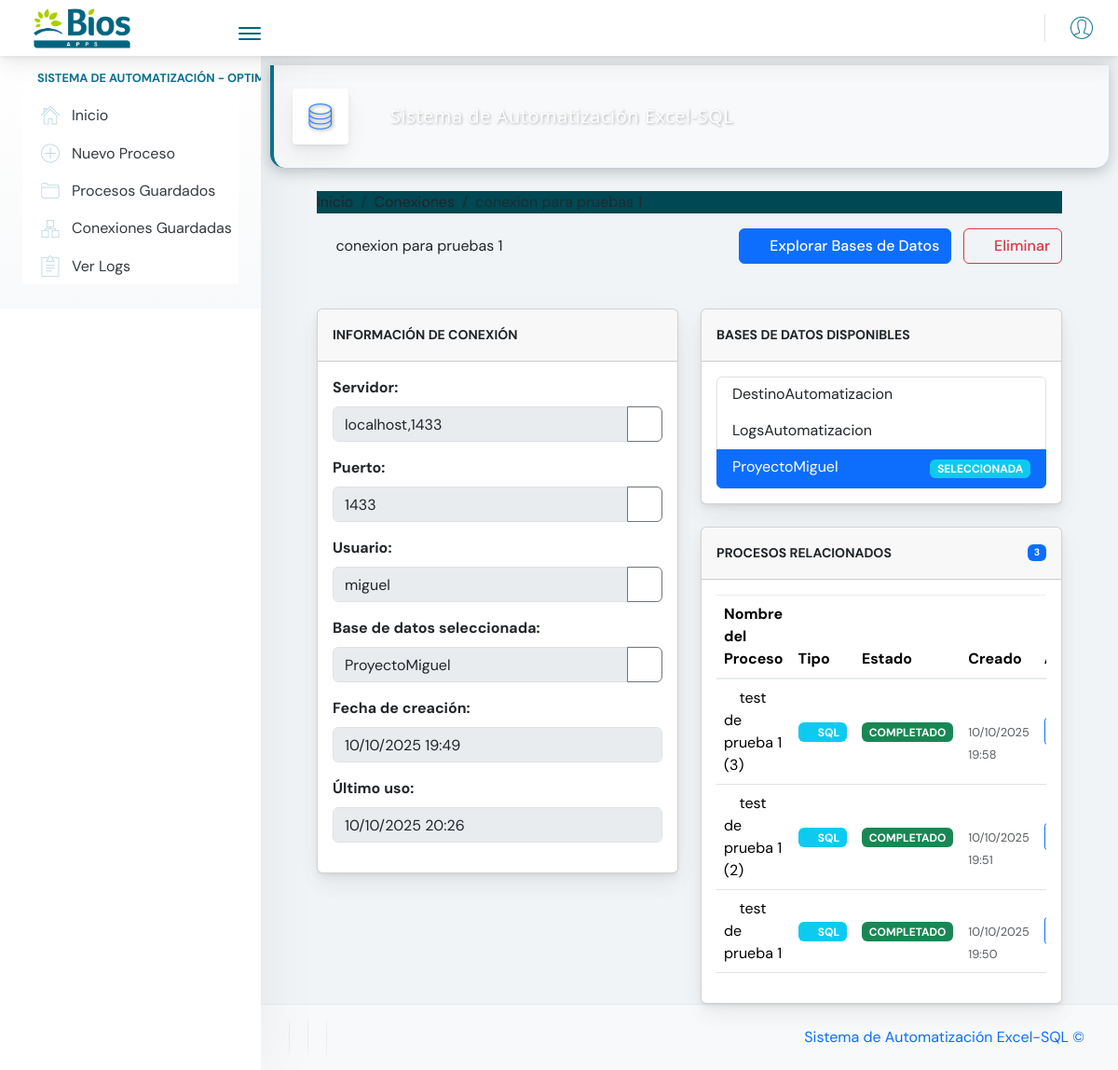
Screenshot of /automatizacion/sql/connection/74/ with the database file from the repository.
### automatizacion/models.py (models this page shows, shortened)
class DatabaseConnection(models.Model):
    name = models.CharField(max_length=100, unique=True)
    server = models.CharField(max_length=255)
    username = models.CharField(max_length=100)
    password = models.CharField(max_length=255)
    port = models.IntegerField(default=1433)
    created_at = models.DateTimeField(auto_now_add=True)
    last_used = models.DateTimeField(null=True, blank=True)
    selected_database = models.CharField(max_length=100, blank=True, null=True)
    available_databases = models.JSONField(null=True, blank=True)

class MigrationProcess(models.Model):
    STATUS_CHOICES = [
        ('draft', 'Borrador'),
        ('db_selected', 'Base de datos seleccionada'),
        ('tables_selected', 'Tablas seleccionadas'),
        ('columns_selected', 'Columnas seleccionadas'),
        ('configured', 'Configurado'),
        ('validated', 'Validado'),
        ('ready', 'Listo para ejecutar'),
        ('running', 'En ejecución'),
        ('completed', 'Completado'),
        ('failed', 'Fallido'),
    ]
    name = models.CharField(max_length=255, unique=True)
    description = models.TextField(blank=True, null=True)
    source = models.ForeignKey(DataSource, on_delete=models.CASCADE, related_name='processes')
    selected_sheets = models.JSONField(null=True, blank=True)  # Lista de hojas seleccionadas
    selected_database = models.CharField(max_length=100, blank=True, null=True)  # Base de datos seleccionada
    selected_tables = models.JSONField(null=True, blank=True)  # Lista de tablas seleccionadas
    selected_columns = models.JSONField(null=True, blank=True)  # Dict de columnas seleccionadas por tabla/hoja
    column_mappings = models.JSONField(null=True, blank=True)  # Dict de mapeos: {'tabla': {'nombre_original': 'nombre_personalizado'}}
    target_db_name = models.CharField(max_length=100, default='DestinoAutomatizacion')
    target_db_connection = models.ForeignKey(DatabaseConnection, on_delete=models.SET_NULL, null=True, blank=True, related_name='target_processes')
    target_table = models.CharField(max_length=100, blank=True, null=True)  # Tabla de destino
    status = models.CharField(max_length=20, choices=STATUS_CHOICES, default='draft')
    created_at = models.DateTimeField(auto_now_add=True)
    updated_at = models.DateTimeField(auto_now=True)  # Se actualiza automáticamente en cada save()
    last_run = models.DateTimeField(null=True, blank=True)
    allow_rollback = models.BooleanField(default=True)
    last_checkpoint = models.JSONField(null=True, blank=True)  # Para almacenar puntos de restauración
    type_configuration = models.JSONField(null=True, blank=True)  # Configuración de tipos SQL inferidos por columna
    types_inferred_at = models.DateTimeField(null=True, blank=True)  # Timestamp de cuándo se infirieron los tipos
    def save(self, *args, **kwargs):
        """
        Sobrescribe el método save() para sincronizar automáticamente con SQL Server.

        Cada vez que un proceso se crea o modifica en Django, se refleja también
        en la tabla dbo.ProcesosGuardados de SQL Server para trazabilidad.

        ⚠️ Importante: La sincronización ocurre DESPUÉS del save en Django,
        por lo que si falla la sincronización con SQL Server, el proceso igual
        quedará guardado en Django (modelo robusto).
        """
        super().save(*args, **kwargs)
        try:
            from .process_sync import sync_process_to_sqlserver
            if self._state.adding:
                observaciones = f"Proceso creado en Django (ID Django: {self.id})"
            else:
                observaciones = f"Proceso actualizado en Django (ID Django: {self.id})"
            exito, mensaje, proceso_id_sql = sync_process_to_sqlserver(
                self,
                usuario='sistema',
                observaciones=observaciones
            )
            if exito:
                print(f"✅ Sincronización SQL Server exitosa: {mensaje}")
            else:
                print(f"⚠️ Advertencia: No se pudo sincronizar con SQL Server: {mensaje}")
        except Exception as e:
            print(f"⚠️ Error inesperado sincronizando con SQL Server: {str(e)}")
            import logging
            logger = logging.getLogger(__name__)
            logger.error(f"Error sincronizando proceso {self.name} con SQL Server", exc_info=True)

### automatizacion/views.py (the view)
# urls.py: path('sql/connection/<int:connection_id>/', views.view_connection, name='view_connection'),
@log_operation("Vista de conexiÃ³n SQL")
def view_connection(request, connection_id):
    connection = get_object_or_404(DatabaseConnection, pk=connection_id)
    related_processes = MigrationProcess.objects.filter(
        source__connection=connection
    ).select_related('source').order_by('-created_at')
    context = {
        'connection': connection,
        'related_processes': related_processes,
        'process_count': related_processes.count()
    }
    return render(request, 'automatizacion/view_connection.html', context)

### proyecto_automatizacion/templates/automatizacion/view_connection.html (shortened to what this page needs)
{% extends "base.html" %}
{% block content %}
<div class="row mb-4">
    <div class="col-md-12">
        <nav aria-label="breadcrumb">
            <ol class="breadcrumb">
                <li class="breadcrumb-item"><a href="{% url 'automatizacion:index' %}">Inicio</a></li>
                <li class="breadcrumb-item"><a href="{% url 'automatizacion:list_connections' %}">Conexiones</a></li>
                <li class="breadcrumb-item active">{{ connection.name }}</li>
            </ol>
        </nav>
        <div class="d-flex justify-content-between align-items-center mb-4">
            <h2><i class="fas fa-database me-2"></i>{{ connection.name }}</h2>
            <div>
                <a href="{% url 'automatizacion:list_sql_databases' connection.id %}" class="btn btn-primary">
                    <i class="fas fa-table me-2"></i>Explorar Bases de Datos
                </a>
                <a href="#" class="btn btn-outline-danger ms-2" data-bs-toggle="modal" data-bs-target="#deleteModal">
                    <i class="fas fa-trash me-2"></i>Eliminar
                </a>
            </div>
        </div>
    </div>
</div>
<div class="row">
    <div class="col-md-6">
        <div class="card mb-4">
            <div class="card-header">
                <h5 class="mb-0">Información de Conexión</h5>
            </div>
            <div class="card-body">
                <div class="mb-3">
                    <label class="form-label fw-bold">Servidor:</label>
                    <div class="input-group">
                        <input type="text" class="form-control" value="{{ connection.server }}" readonly>
                        <button class="btn btn-outline-secondary copy-btn" type="button" data-value="{{ connection.server }}">
                            <i class="fas fa-copy"></i>
                        </button>
                    </div>
                </div>
                <div class="mb-3">
                    <label class="form-label fw-bold">Puerto:</label>
                    <div class="input-group">
                        <input type="text" class="form-control" value="{{ connection.port }}" readonly>
                        <button class="btn btn-outline-secondary copy-btn" type="button" data-value="{{ connection.port }}">
                            <i class="fas fa-copy"></i>
                        </button>
                    </div>
                </div>
                <div class="mb-3">
                    <label class="form-label fw-bold">Usuario:</label>
                    <div class="input-group">
                        <input type="text" class="form-control" value="{{ connection.username }}" readonly>
                        <button class="btn btn-outline-secondary copy-btn" type="button" data-value="{{ connection.username }}">
                            <i class="fas fa-copy"></i>
                        </button>
                    </div>
                </div>
                <div class="mb-3">
                    <label class="form-label fw-bold">Base de datos seleccionada:</label>
                    <div class="input-group">
                        <input type="text" class="form-control" value="{{ connection.selected_database|default:'Ninguna' }}" readonly>
                        {% if connection.selected_database %}
                        <button class="btn btn-outline-secondary copy-btn" type="button" data-value="{{ connection.selected_database }}">
                            <i class="fas fa-copy"></i>
                        </button>
                        {% endif %}
                    </div>
                </div>
                <div class="mb-3">
                    <label class="form-label fw-bold">Fecha de creación:</label>
                    <div class="input-group">
                        <input type="text" class="form-control" value="{{ connection.created_at|date:'d/m/Y H:i' }}" readonly>
                    </div>
                </div>
                <div class="mb-3">
                    <label class="form-label fw-bold">Último uso:</label>
                    <div class="input-group">
                        <input type="text" class="form-control" value="{{ connection.last_used|date:'d/m/Y H:i'|default:'Nunca' }}" readonly>
                    </div>
                </div>
            </div>
        </div>
    </div>
    <div class="col-md-6">
        <div class="card mb-4">
            <div class="card-header">
                <h5 class="mb-0">Bases de Datos Disponibles</h5>
            </div>
            <div class="card-body">
                {% if connection.available_databases %}
                    <div class="list-group">
                        {% for db in connection.available_databases %}
                            <a href="{% url 'automatizacion:select_database' connection.id %}?selected_database={{ db }}"
                                class="list-group-item list-group-item-action {% if connection.selected_database == db %}active{% endif %}">
                                <div class="d-flex w-100 justify-content-between align-items-center">
                                    <h6 class="mb-1">{{ db }}</h6>
                                    {% if connection.selected_database == db %}
                                        <span class="badge bg-info">Seleccionada</span>
                                    {% endif %}
                                </div>
                            </a>
                        {% endfor %}
                    </div>
                {% else %}
                    <div class="alert alert-warning">
                        No hay bases de datos disponibles o no se ha realizado una conexión exitosa.
                    </div>
                {% endif %}
            </div>
        </div>
        <div class="card">
            <div class="card-header d-flex justify-content-between align-items-center">
                <h5 class="mb-0">Procesos Relacionados</h5>
                <span class="badge bg-primary">{{ process_count }}</span>
            </div>
            <div class="card-body">
                {% if related_processes %}
                    <div class="table-responsive">
                        <table class="table table-hover">
                            <thead>
                                <tr>
                                    <th>Nombre del Proceso</th>
                                    <th>Tipo</th>
                                    <th>Estado</th>
                                    <th>Creado</th>
                                    <th>Acciones</th>
                                </tr>
                            </thead>
                            <tbody>
                                {% for process in related_processes %}
                                <tr>
                                    <td>
                                        <a href="{% url 'automatizacion:view_process' process.id %}" class="text-decoration-none">
                                            <i class="fas fa-cog me-1"></i>{{ process.name }}
                                        </a>
                                    </td>
                                    <td>
                                        {% if process.source.source_type == 'sql' %}
                                            <span class="badge bg-info">
                                                <i class="fas fa-database me-1"></i>SQL
                                            </span>
                                        {% elif process.source.source_type == 'excel' %}
                                            <span class="badge bg-success">
                                                <i class="fas fa-file-excel me-1"></i>Excel
                                            </span>
                                        {% else %}
                                            <span class="badge bg-secondary">
                                                <i class="fas fa-file me-1"></i>{{ process.source.source_type|upper }}
                                            </span>
                                        {% endif %}
                                    </td>
                                    <td>
                                        {% if process.status == 'configured' %}
                                            <span class="badge bg-secondary">Configurado</span>
                                        {% elif process.status == 'running' %}
                                            <span class="badge bg-primary">Ejecutando</span>
                                        {% elif process.status == 'completed' %}
                                            <span class="badge bg-success">Completado</span>
                                        {% elif process.status == 'failed' %}
                                            <span class="badge bg-danger">Fallido</span>
                                        {% else %}
                                            <span class="badge bg-secondary">{{ process.status }}</span>
                                        {% endif %}
                                    </td>
                                    <td>
                                        <small class="text-muted">
                                            <i class="fas fa-clock me-1"></i>
                                            {{ process.created_at|date:"d/m/Y H:i" }}
                                        </small>
                                    </td>
                                    <td>
                                        <div class="btn-group btn-group-sm" role="group">
                                            <a href="{% url 'automatizacion:view_process' process.id %}"
                                               class="btn btn-outline-primary"
                                               title="Ver detalles">
                                            </a>
                                        </div>
                                    </td>
                                </tr>
                                {% endfor %}
                            </tbody>
                        </table>
                    </div>
                {% endif %}
            </div>
        </div>
    </div>
</div>
{% endblock %}

### rows the page displays
DatabaseConnection: name "conexion para pruebas 1", server "localhost,1433", port "1433", username "miguel", selected_database "ProyectoMiguel", created_at "10/10/2025 19:49", last_used "10/10/2025 20:26"
MigrationProcess: name "test de prueba 1 (3)", shows "SQL", status "COMPLETADO", created_at "10/10/2025 19:58"
MigrationProcess: name "test de prueba 1 (2)", shows "SQL", status "COMPLETADO", created_at "10/10/2025 19:51"
MigrationProcess: name "test de prueba 1", shows "SQL", status "COMPLETADO", created_at "10/10/2025 19:50"

### other values shown
{{ db }} "DestinoAutomatizacion" "LogsAutomatizacion" "ProyectoMiguel"
{{ process_count }} "3"
